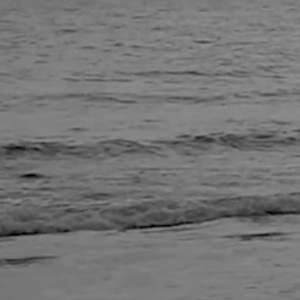
#> input picture Digital_Image_Processing/week12/img/frame1.png, 300 x 300 px
$ python assignment.py
#> lines starting #> are read from the running program, lines starting #| are printed output that depends on the picture; after the words box and inside, x2 and y2 are one past the last pixel; in counts of white or black regions, pixels touching at a corner belong together
import cv2
import numpy as np
import matplotlib.pyplot as plt

f1 = cv2.imread("../img/frame1.png", cv2.IMREAD_GRAYSCALE)
#> f1 is the input picture: shape (300, 300); min 0, max 148, mean 116.8
f2 = cv2.imread("../img/frame2.png", cv2.IMREAD_GRAYSCALE)
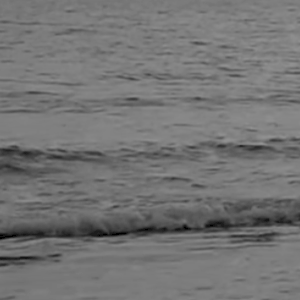
#> input picture Digital_Image_Processing/week12/img/frame2.png, 300 x 300 px
#> f2 is the input picture: shape (300, 300); min 0, max 147, mean 115.9

h, w = f1.shape
#> h = 300; w = 300

b_size = 16
search = 15

s_x = w // 2
#> s_x = 150
s_y = h //2
#> s_y = 150

t_block = f2[s_y:s_y + b_size, s_x:s_x + b_size]

min_sse = float('inf')
best_dy, best_dx = 0, 0

for dy in range(-search, search + 1):
    for dx in range(-search, search + 1):
        ref_y = s_y + dy
        ref_x = s_x + dx


        if ref_y >= 0 and ref_y + b_size <= h and ref_x >= 0 and ref_x + b_size <= w:
            candidate = f1[ref_y:ref_y + b_size, ref_x:ref_x + b_size]

            diff = t_block.astype(np.int32) - candidate.astype(np.int32)
            sse = np.sum(np.square(diff))

            if sse < min_sse:
                min_sse = sse
                best_dy = dy
                best_dx = dx
#> after the loop, best_dx = -15; best_dy = -6; min_sse = 39286


vis_img = cv2.cvtColor(f1, cv2.COLOR_GRAY2BGR)

print(best_dy, best_dx)
#| -6 -15
print(min_sse)
#| 39286

cv2.rectangle(vis_img, (s_x, s_y), (s_x + b_size, s_y + b_size), (0, 0, 255), 1)
#> vis_img: shape (300, 300, 3); 0.07% of pixels changed, all inside (x1, y1, x2, y2) = (150, 150, 167, 167)

matched_y, matched_x = s_y + best_dy, s_x + best_dx
#> matched_y = 144; matched_x = 135
cv2.rectangle(vis_img, (matched_x, matched_y), (matched_x + b_size, matched_y + b_size), (0, 255, 0), 1)
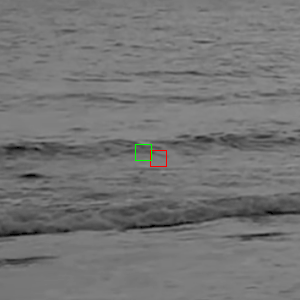
#> vis_img: shape (300, 300, 3); mean B, G, R 116.6, 116.8, 116.8

plt.figure(figsize=(8, 8))
plt.title("Motion Estimation: Red(Original) -> Green(Matched)")
plt.imshow(cv2.cvtColor(vis_img, cv2.COLOR_BGR2RGB))
plt.axis('off')
plt.savefig("motion_estimation_result.png", bbox_inches='tight')


# 22261041 신동주 과제

# (dx, dy) : -6 -15
# min_SSE : 39286
